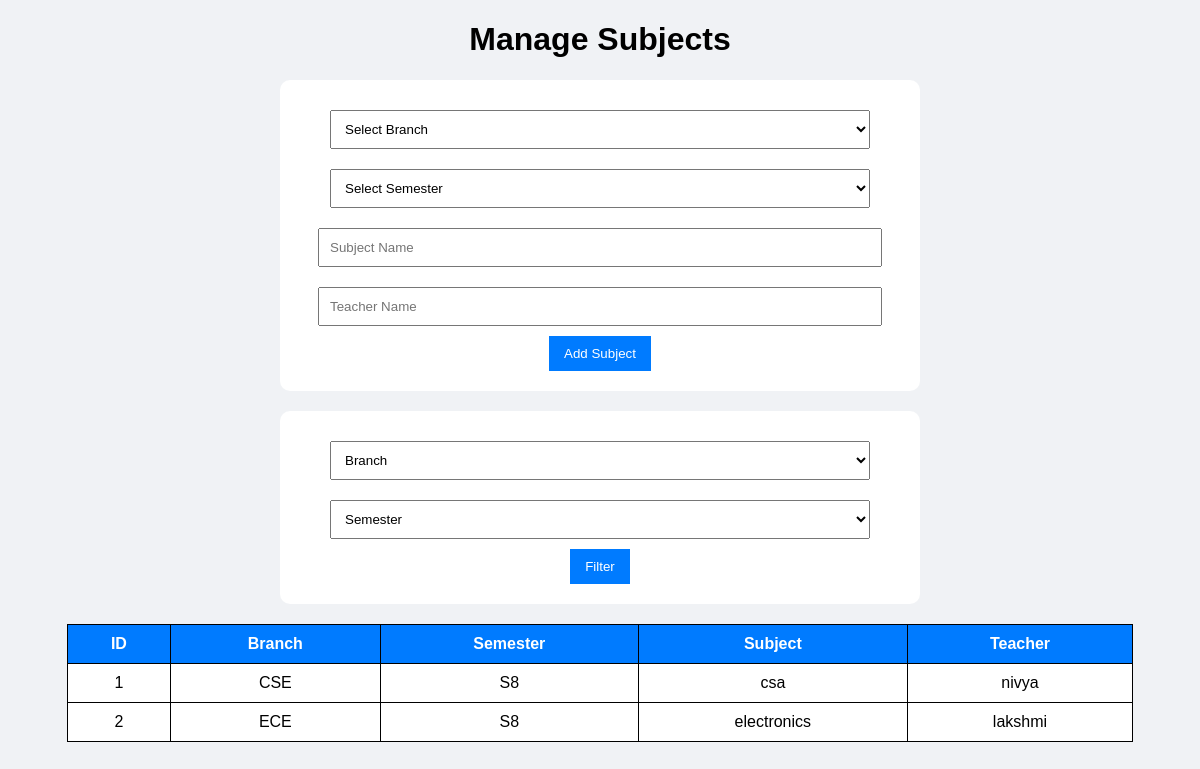
The app's page /manage_subjects with its own data.
### tables this page shows
CREATE TABLE subjects(
    id INTEGER PRIMARY KEY AUTOINCREMENT,
    branch TEXT,
    semester TEXT,
    subject_name TEXT,
    teacher_name TEXT
);

### app.py (the view)
@app.route('/manage_subjects')
def manage_subjects():
    conn = sqlite3.connect('students.db')
    cursor = conn.cursor()
    cursor.execute("SELECT * FROM subjects")
    data = cursor.fetchall()
    conn.close()
    return render_template("manage_subjects.html", data=data)

### templates/manage_subjects.html (shortened to what this page needs)
<!DOCTYPE html>
<html>
<head>
</head>
<body>
<h1>Manage Subjects</h1>
<div class="container">
<form action="/add_subject" method="POST">
<select name="branch" required>
    <option value="">Select Branch</option>
</select>
<select name="semester" required>
    <option value="">Select Semester</option>
</select>
<input type="text" name="subject_name" placeholder="Subject Name" required>
<input type="text" name="teacher_name" placeholder="Teacher Name" required>
<button type="submit">Add Subject</button>
</form>
</div>
<div class="container">
<form action="/filter_subjects" method="GET">
<select name="branch">
    <option value="">Branch</option>
</select>
<select name="semester">
    <option value="">Semester</option>
</select>
<button type="submit">Filter</button>
</form>
</div>
<table>
<tr>
<th>ID</th>
<th>Branch</th>
<th>Semester</th>
<th>Subject</th>
<th>Teacher</th>
</tr>
{% for row in data %}
<tr>
<td>{{ row[0] }}</td>
<td>{{ row[1] }}</td>
<td>{{ row[2] }}</td>
<td>{{ row[3] }}</td>
<td>{{ row[4] }}</td>
</tr>
{% endfor %}
</table>
</body>
</html>

### templates/manage_subjects.html (style rules this page uses)
body { font-family:Arial; text-align:center; background:#f0f2f5; }
.container { width:600px; margin:auto; background:white; padding:20px; margin-top:20px; border-radius:10px; }
input, select { width:90%; padding:10px; margin:10px; }
button { padding:10px 15px; background:#007bff; color:white; border:none; cursor:pointer; }
table { width:90%; margin:auto; margin-top:20px; border-collapse:collapse; background:white; }
th,td { border:1px solid black; padding:10px; }
th { background:#007bff; color:white; }

### records on screen
subjects: id "1", branch "CSE", semester "S8", subject_name "csa", teacher_name "nivya"
subjects: id "2", branch "ECE", semester "S8", subject_name "electronics", teacher_name "lakshmi"
